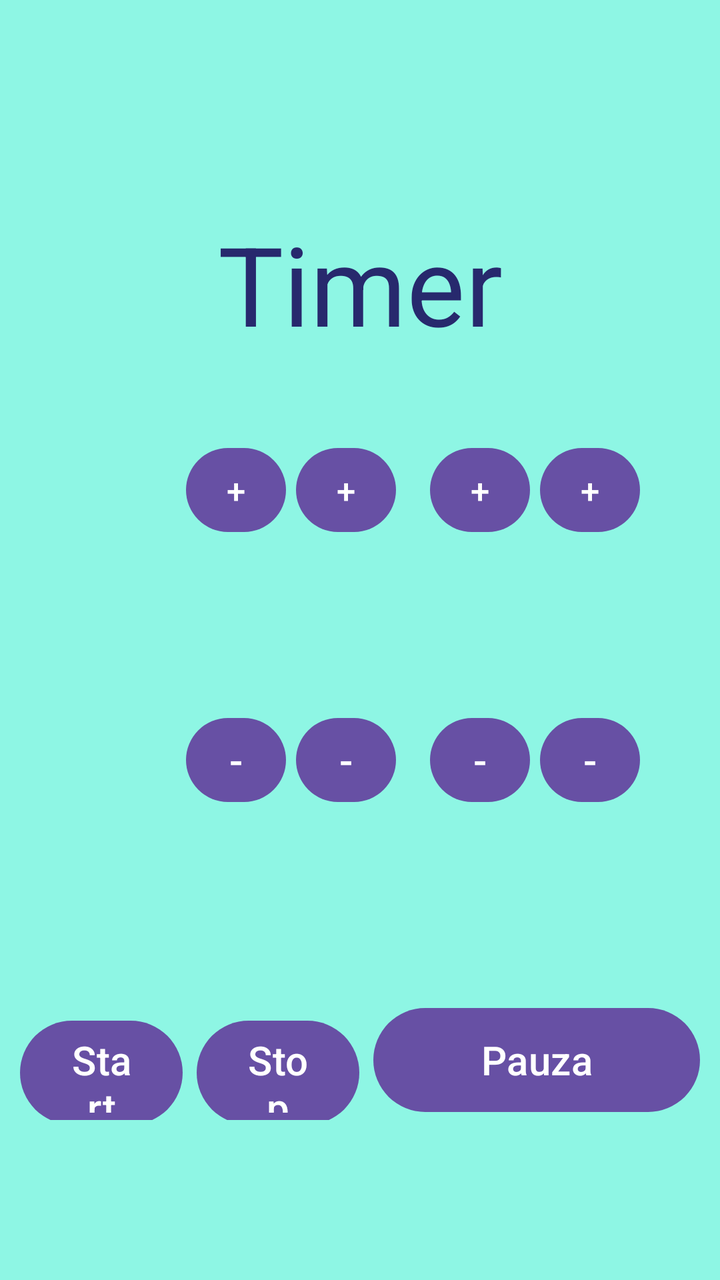
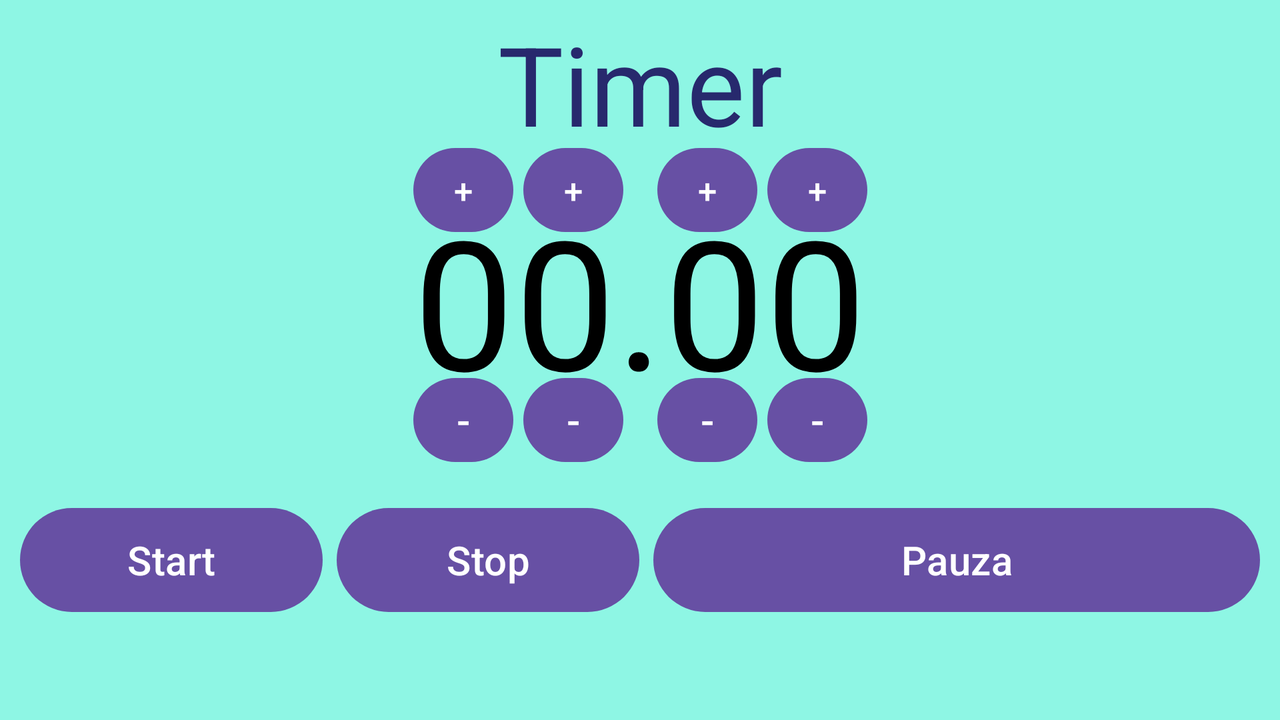

An Android layout and its configuration variant, each rendered on a device that would load it. The default file and the variant file are quoted in full after the pictures.
<!-- AndroidManifest.xml: application theme Theme.Minutnik -->
<!-- res/layout/fragment_timer.xml -->
<?xml version="1.0" encoding="utf-8"?>
<androidx.constraintlayout.widget.ConstraintLayout xmlns:android="http://schemas.android.com/apk/res/android"
    xmlns:app="http://schemas.android.com/apk/res-auto"
    xmlns:tools="http://schemas.android.com/tools"
    android:layout_width="match_parent"
    android:layout_height="match_parent"
    tools:context=".FragmentTimer"
    android:background="@color/background">


    <TextView
        android:id="@+id/textView"
        android:layout_width="wrap_content"
        android:layout_height="wrap_content"
        android:layout_marginStart="160dp"
        android:layout_marginTop="105dp"
        android:layout_marginEnd="160dp"
        android:text="@string/timer"
        android:textSize="55sp"
        app:layout_constraintEnd_toEndOf="parent"
        app:layout_constraintStart_toStartOf="parent"
        app:layout_constraintTop_toTopOf="parent"
        android:textColor="@color/blue"/>

    <LinearLayout
        android:layout_width="wrap_content"
        android:layout_height="wrap_content"
        android:layout_marginStart="93dp"
        android:layout_marginTop="220dp"
        app:layout_constraintStart_toStartOf="parent"
        app:layout_constraintTop_toTopOf="parent">

        <Button
            android:id="@+id/add1"
            android:layout_width="50dp"
            android:layout_height="50dp"

            android:gravity="center"
            android:padding="3dp"

            android:text="@string/plus"
            android:textAlignment="center"
            android:textSize="17sp" />

        <Button
            android:id="@+id/add2"
            android:layout_width="50dp"
            android:layout_height="50dp"
            android:layout_marginStart="5dp"
            android:layout_marginEnd="17dp"
            android:gravity="center"

            android:padding="3dp"
            android:text="@string/plus"
            android:textAlignment="center"
            android:textSize="17sp" />

        <Button
            android:id="@+id/add3"
            android:layout_width="50dp"
            android:layout_height="50dp"
            android:layout_marginEnd="5dp"
            android:gravity="center"
            android:padding="3dp"
            android:text="@string/plus"

            android:textAlignment="center"
            android:textSize="17sp" />

        <Button
            android:id="@+id/add4"
            android:layout_width="50dp"
            android:layout_height="50dp"
            android:gravity="center"
            android:padding="3dp"
            android:text="@string/plus"

            android:textAlignment="center"
            android:textSize="17sp" />

    </LinearLayout>

    <LinearLayout
        android:layout_width="wrap_content"
        android:layout_height="wrap_content"

        android:layout_marginStart="200dp"
        android:layout_marginTop="250dp"
        android:layout_marginEnd="200dp"
        app:layout_constraintEnd_toEndOf="parent"
        app:layout_constraintStart_toStartOf="parent"
        app:layout_constraintTop_toTopOf="parent">

        <TextView
            android:id="@+id/minTen"
            android:layout_width="wrap_content"
            android:layout_height="wrap_content"
            android:text="@string/value2"
            android:textColor="@color/black"
            android:textSize="90sp" />

        <TextView
            android:id="@+id/minUnit"
            android:layout_width="wrap_content"
            android:layout_height="wrap_content"
            android:text="@string/value2"
            android:textColor="@color/black"
            android:textSize="90sp" />

        <TextView

            android:layout_width="wrap_content"
            android:layout_height="wrap_content"
            android:text="@string/point"
            android:textColor="@color/black"
            android:textSize="90sp" />


        <TextView
            android:id="@+id/secTen"

            android:layout_width="wrap_content"
            android:layout_height="wrap_content"
            android:text="@string/value2"
            android:textColor="@color/black"
            android:textSize="90sp" />

        <TextView
            android:id="@+id/secUnit"
            android:layout_width="wrap_content"
            android:layout_height="wrap_content"
            android:text="@string/value2"
            android:textColor="@color/black"
            android:textSize="90sp" />


    </LinearLayout>

    <LinearLayout
        android:layout_width="wrap_content"
        android:layout_height="wrap_content"
        android:layout_marginStart="93dp"
        android:layout_marginTop="355dp"
        app:layout_constraintStart_toStartOf="parent"
        app:layout_constraintTop_toTopOf="parent">

        <Button
            android:id="@+id/sub1"
            android:layout_width="50dp"
            android:layout_height="50dp"

            android:gravity="center"
            android:padding="3dp"

            android:text="@string/minus"
            android:textAlignment="center"
            android:textSize="20sp" />

        <Button
            android:id="@+id/sub2"
            android:layout_width="50dp"
            android:layout_height="50dp"
            android:layout_marginStart="5dp"
            android:layout_marginEnd="17dp"
            android:gravity="center"

            android:padding="3dp"
            android:text="@string/minus"
            android:textAlignment="center"
            android:textSize="20sp" />

        <Button
            android:id="@+id/sub3"
            android:layout_width="50dp"
            android:layout_height="50dp"
            android:layout_marginEnd="5dp"
            android:gravity="center"
            android:padding="3dp"
            android:text="@string/minus"

            android:textAlignment="center"
            android:textSize="20sp" />

        <Button
            android:id="@+id/sub4"
            android:layout_width="50dp"
            android:layout_height="50dp"
            android:gravity="center"
            android:padding="3dp"
            android:text="@string/minus"

            android:textAlignment="center"
            android:textSize="20sp" />

    </LinearLayout>

    <LinearLayout
        android:layout_width="match_parent"
        android:layout_height="wrap_content"
        android:layout_marginTop="500dp"
        app:layout_constraintTop_toTopOf="parent"
        android:layout_marginEnd="10dp"
        android:layout_marginStart="10dp">

        <Button
            android:id="@+id/buttonStart"
            android:layout_width="0dp"
            android:layout_height="60dp"
            android:layout_weight="1"
            android:text="@string/start"
            android:textSize="20sp"
            android:layout_marginEnd="7dp"/>


        <Button
            android:id="@+id/buttonStop"
            android:layout_width="0dp"
            android:layout_height="60dp"
            android:layout_weight="1"
            android:text="@string/stop"
            android:textSize="20sp"
            android:layout_marginEnd="7dp"/>

        <Button
            android:id="@+id/buttonPause"
            android:layout_width="0dp"
            android:layout_height="60dp"
            android:layout_weight="2"
            android:text="@string/pauza"
            android:textSize="20sp" />
    </LinearLayout>




</androidx.constraintlayout.widget.ConstraintLayout>
<!-- resources referenced by this layout -->
<resources>
  <color name="background">#8ef6e4</color>
  <color name="black">#FF000000</color>
  <color name="blue">#27296d</color>
  <string name="minus">-</string>
  <string name="pauza">Pauza</string>
  <string name="plus">+</string>
  <string name="point">.</string>
  <string name="start">Start</string>
  <string name="stop">Stop</string>
  <string name="timer">Timer</string>
  <string name="value2">0</string>
  <style name="Theme.Minutnik" parent="Base.Theme.Minutnik" />
  <style name="Base.Theme.Minutnik" parent="Theme.Material3.DayNight.NoActionBar">
          
          
      </style>
</resources>
<!-- res/layout-land/fragment_timer.xml (the repository's variant of the layout above) -->
<!-- drawn on the phone turned sideways -->
<?xml version="1.0" encoding="utf-8"?>
<androidx.constraintlayout.widget.ConstraintLayout xmlns:android="http://schemas.android.com/apk/res/android"
    xmlns:app="http://schemas.android.com/apk/res-auto"
    xmlns:tools="http://schemas.android.com/tools"
    android:layout_width="match_parent"
    android:layout_height="match_parent"
    tools:context=".FragmentTimer"
    android:background="@color/background">


    <TextView
        android:id="@+id/textView"
        android:layout_width="wrap_content"
        android:layout_height="wrap_content"
        android:layout_marginStart="160dp"
        android:layout_marginTop="5dp"
        android:layout_marginEnd="160dp"
        android:text="@string/timer"
        android:textSize="55sp"
        app:layout_constraintEnd_toEndOf="parent"
        app:layout_constraintStart_toStartOf="parent"
        app:layout_constraintTop_toTopOf="parent"
        android:textColor="@color/blue"/>

    <LinearLayout
        android:layout_width="wrap_content"
        android:layout_height="wrap_content"
        android:layout_marginStart="20dp"
        android:layout_marginTop="70dp"
        android:layout_marginEnd="20dp"
        app:layout_constraintEnd_toEndOf="parent"
        app:layout_constraintStart_toStartOf="parent"
        app:layout_constraintTop_toTopOf="parent">

        <Button
            android:id="@+id/add1"
            android:layout_width="50dp"
            android:layout_height="50dp"

            android:gravity="center"
            android:padding="3dp"

            android:text="@string/plus"
            android:textAlignment="center"
            android:textSize="17sp" />

        <Button
            android:id="@+id/add2"
            android:layout_width="50dp"
            android:layout_height="50dp"
            android:layout_marginStart="5dp"
            android:layout_marginEnd="17dp"
            android:gravity="center"

            android:padding="3dp"
            android:text="@string/plus"
            android:textAlignment="center"
            android:textSize="17sp" />

        <Button
            android:id="@+id/add3"
            android:layout_width="50dp"
            android:layout_height="50dp"
            android:layout_marginEnd="5dp"
            android:gravity="center"
            android:padding="3dp"
            android:text="@string/plus"

            android:textAlignment="center"
            android:textSize="17sp" />

        <Button
            android:id="@+id/add4"
            android:layout_width="50dp"
            android:layout_height="50dp"
            android:gravity="center"
            android:padding="3dp"
            android:text="@string/plus"

            android:textAlignment="center"
            android:textSize="17sp" />

    </LinearLayout>

    <LinearLayout
        android:id="@+id/linearLayout3"
        android:layout_width="wrap_content"
        android:layout_height="wrap_content"

        android:layout_marginStart="200dp"
        android:layout_marginTop="90dp"
        android:layout_marginEnd="200dp"
        app:layout_constraintEnd_toEndOf="parent"
        app:layout_constraintStart_toStartOf="parent"
        app:layout_constraintTop_toTopOf="parent">

        <TextView
            android:id="@+id/minTen"
            android:layout_width="wrap_content"
            android:layout_height="wrap_content"
            android:text="@string/value2"
            android:textColor="@color/black"
            android:textSize="90sp" />

        <TextView
            android:id="@+id/minUnit"
            android:layout_width="wrap_content"
            android:layout_height="wrap_content"
            android:text="@string/value2"
            android:textColor="@color/black"
            android:textSize="90sp" />

        <TextView

            android:layout_width="wrap_content"
            android:layout_height="wrap_content"
            android:text="@string/point"
            android:textColor="@color/black"
            android:textSize="90sp" />


        <TextView
            android:id="@+id/secTen"

            android:layout_width="wrap_content"
            android:layout_height="wrap_content"
            android:text="@string/value2"
            android:textColor="@color/black"
            android:textSize="90sp" />

        <TextView
            android:id="@+id/secUnit"
            android:layout_width="wrap_content"
            android:layout_height="wrap_content"
            android:text="@string/value2"
            android:textColor="@color/black"
            android:textSize="90sp" />


    </LinearLayout>

    <LinearLayout
        android:layout_width="wrap_content"
        android:layout_height="wrap_content"
        android:layout_marginStart="20dp"
        android:layout_marginTop="185dp"
        android:layout_marginEnd="20dp"
        app:layout_constraintStart_toStartOf="parent"
        app:layout_constraintTop_toTopOf="parent"
        app:layout_constraintEnd_toEndOf="parent">

        <Button
            android:id="@+id/sub1"
            android:layout_width="50dp"
            android:layout_height="50dp"

            android:gravity="center"
            android:padding="3dp"

            android:text="@string/minus"
            android:textAlignment="center"
            android:textSize="20sp" />

        <Button
            android:id="@+id/sub2"
            android:layout_width="50dp"
            android:layout_height="50dp"
            android:layout_marginStart="5dp"
            android:layout_marginEnd="17dp"
            android:gravity="center"

            android:padding="3dp"
            android:text="@string/minus"
            android:textAlignment="center"
            android:textSize="20sp" />

        <Button
            android:id="@+id/sub3"
            android:layout_width="50dp"
            android:layout_height="50dp"
            android:layout_marginEnd="5dp"
            android:gravity="center"
            android:padding="3dp"
            android:text="@string/minus"

            android:textAlignment="center"
            android:textSize="20sp" />

        <Button
            android:id="@+id/sub4"
            android:layout_width="50dp"
            android:layout_height="50dp"
            android:gravity="center"
            android:padding="3dp"
            android:text="@string/minus"

            android:textAlignment="center"
            android:textSize="20sp" />

    </LinearLayout>

    <LinearLayout
        android:layout_width="match_parent"
        android:layout_height="wrap_content"
        android:layout_marginTop="250dp"
        app:layout_constraintTop_toTopOf="parent"
        android:layout_marginEnd="10dp"
        android:layout_marginStart="10dp">

        <Button
            android:id="@+id/buttonStart"
            android:layout_width="0dp"
            android:layout_height="60dp"
            android:layout_weight="1"
            android:text="@string/start"
            android:textSize="20sp"
            android:layout_marginEnd="7dp"/>


        <Button
            android:id="@+id/buttonStop"
            android:layout_width="0dp"
            android:layout_height="60dp"
            android:layout_weight="1"
            android:text="@string/stop"
            android:textSize="20sp"
            android:layout_marginEnd="7dp"/>

        <Button
            android:id="@+id/buttonPause"
            android:layout_width="0dp"
            android:layout_height="60dp"
            android:layout_weight="2"
            android:text="@string/pauza"
            android:textSize="20sp" />
    </LinearLayout>




</androidx.constraintlayout.widget.ConstraintLayout>
